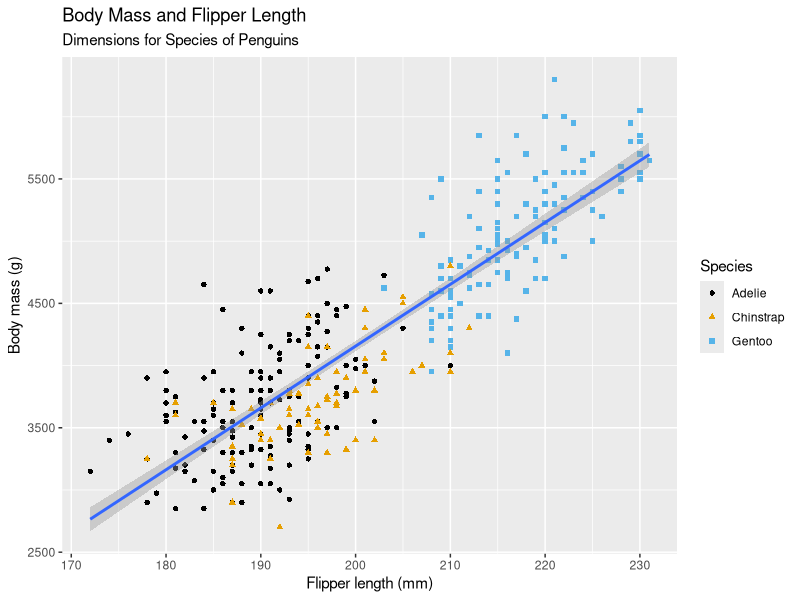
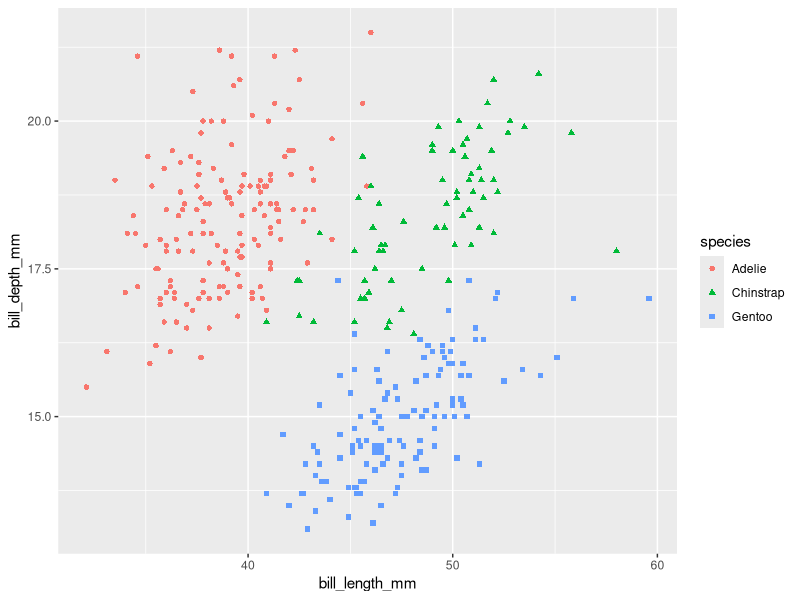
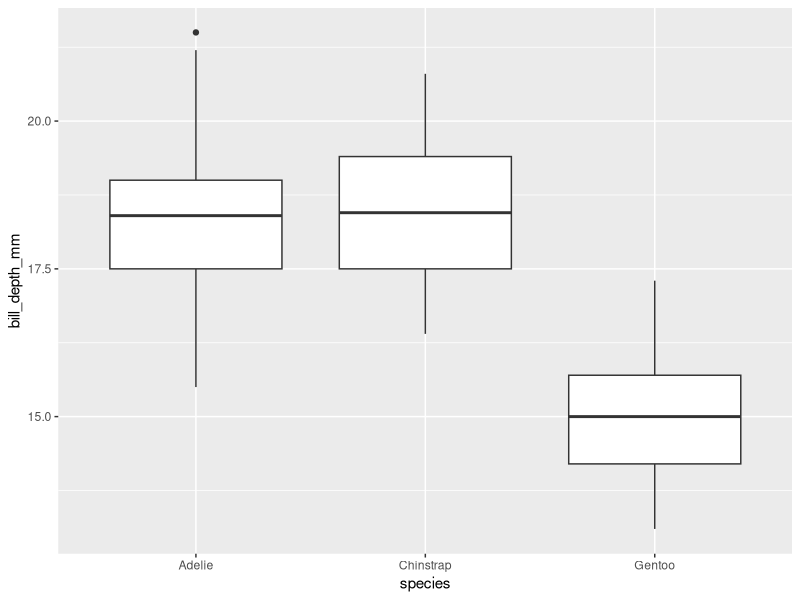

The R source for these figures, in order: (Note: this script raises an error after producing the figures.)
## ---- chunk 1
library(tidyverse) # essential for working with tidy data

library(palmerpenguins) # contains datasetYes

library(ggthemes) # themes for ggplot?

## ---- chunk 2

# Looking at summaries of datasets
glimpse(penguins)
View(penguins) # interactive viewer in RStudio
## ---- chunk 3
ggplot(
  data=penguins,
  mapping = aes(x=flipper_length_mm, y=body_mass_g) # aes is aesthetics
) + 
  geom_point(mapping = aes(color=species, shape=species)) + # geometrical object to represent data on plot, do species coloring here as to not change ggplot aes
  geom_smooth(method='lm') + # add best fit line
  labs(
    title="Body Mass and Flipper Length",
    subtitle="Dimensions for Species of Penguins",
    x="Flipper length (mm)",
    y="Body mass (g)",
    color="Species",
    shape="Species"
  ) +
  scale_color_colorblind() # from ggthemes
## ---- chunk 4
df <- penguins
## ---- chunk 5
?penguins
## ---- chunk 6
ggplot(
  data=penguins,
  mapping=(aes(x=bill_length_mm, y=bill_depth_mm))
) +
  geom_point(mapping=aes(color=species, shape=species))
## ---- chunk 7
ggplot(
  data=penguins,
  mapping=aes(x=species, y=bill_depth_mm)
) +
  geom_boxplot()

## ---- chunk 8
ggplot(data=penguins) +
  geom_point()
## ---- chunk 9
#?geom_point()
ggplot(
  data=penguins,
  mapping=aes(x=bill_length_mm, y=flipper_length_mm)
) +
  geom_point(na.rm=TRUE)

## ---- chunk 10
ggplot(
  data=penguins,
  mapping=aes(x=bill_length_mm, y=flipper_length_mm)
) + 
  geom_point(na.rm=TRUE) +
  labs(caption="Data comes from the palmerpenguins package.")

## ---- chunk 11
ggplot(
  data=penguins,
  mapping=aes(x=flipper_length_mm, y=body_mass_g)
) +
  geom_point(mapping=aes(color=bill_depth_mm)) +
  geom_smooth() # draws a curved line without 'lm'

## ---- chunk 12
ggplot(
  data=penguins,
  mapping=aes(x=flipper_length_mm, y=body_mass_g, color=island)
) +
  geom_point(mapping=aes(shape=species)) +
  geom_smooth(se=FALSE)
## ---- chunk 13
ggplot(
  data = penguins,
  mapping = aes(x = flipper_length_mm, y = body_mass_g)
) +
  geom_point() +
  geom_smooth()

ggplot() +
  geom_point(
    data = penguins,
    mapping = aes(x = flipper_length_mm, y = body_mass_g)
  ) +
  geom_smooth(
    data = penguins,
    mapping = aes(x = flipper_length_mm, y = body_mass_g)
  )
## ---- chunk 14
# v1
ggplot(
  data=penguins,
  mapping=aes(x=flipper_length_mm, y=body_mass_g)
) +
  geom_point()

# v2
ggplot(penguins, aes(x=flipper_length_mm, y=body_mass_g)) +
  geom_point()

# v3
penguins |>
  ggplot(aes(x=flipper_length_mm, y=body_mass_g)) +
  geom_point()
## ---- chunk 15
ggplot(penguins, aes(x=species)) +
  geom_bar()

ggplot(penguins, aes(x=island)) +
  geom_bar()
## ---- chunk 16
ggplot(penguins, aes(x=fct_infreq(species))) +
  geom_bar()
## ---- chunk 17
ggplot(penguins, aes(x=body_mass_g)) +
  geom_histogram(binwidth=200)
## ---- chunk 18
ggplot(penguins, aes(x=body_mass_g)) +
  geom_density()
## ---- chunk 19
ggplot(penguins, aes(y=species)) +
  geom_bar()
## ---- chunk 20
ggplot(penguins, aes(x = species)) +
  geom_bar(color = "red")

ggplot(penguins, aes(x = species)) +
  geom_bar(fill = "red")
## ---- chunk 21
ggplot(diamonds, aes(x=carat)) +
  geom_histogram(binwidth=0.005)
